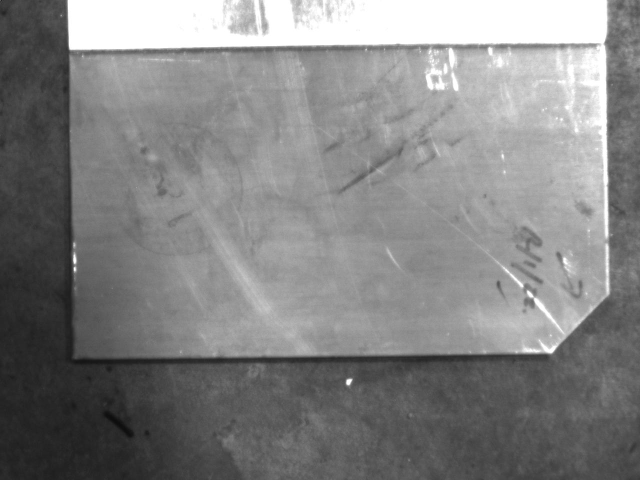
#> input picture dimInspectROI.1/manualCalib/sampleImages/1.jpg, 1280 x 960 px, found by its file name (shown at 1/2 size)
$ python bilateralSlider.py
#> lines starting #> are read from the running program, lines starting #| are printed output that depends on the picture
'''
A simple program that lets users manually calibrate
the threshold values used in the canny function
'''

import cv2


lowThresh = 0
highThresh = 0
midThresh = 0

sourcePath = 'diagnostics\\1.jpg'
windowName = 'test'

source = cv2.imread(sourcePath)
#> source is the input picture: shape (960, 1280, 3); min 8, max 255, mean 131.1
source = cv2.cvtColor(source,cv2.COLOR_BGR2GRAY)
#> source: shape (960, 1280)

nameLow = 'd'
nameHigh = 'sigmaColor'
nameMid = 'sigmaSpace'


cv2.imshow('SourceImage',source)
cv2.waitKey()


def default():

   cv2.namedWindow(windowName)
   cv2.resizeWindow(windowName,800,800)

   cv2.createTrackbar(nameLow,windowName,0,200,cannyOnImage)
#> slider 'd' is set to 66
   cv2.createTrackbar(nameHigh,windowName,0,200,cannyOnImage)
#> slider 'sigmaColor' is set to 66
   cv2.createTrackbar(nameMid,windowName,0,200,cannyOnImage)
#> slider 'sigmaSpace' is set to 66

   cannyOnImage(0)
   cv2.waitKey()


def cannyOnImage(blank):

#> called with blank = 0
   lowT = cv2.getTrackbarPos(nameLow, windowName)
   highT = cv2.getTrackbarPos(nameHigh,windowName)
   midT = cv2.getTrackbarPos(nameMid,windowName)

   cannyDst = cv2.bilateralFilter(source,lowT,highT,midT)
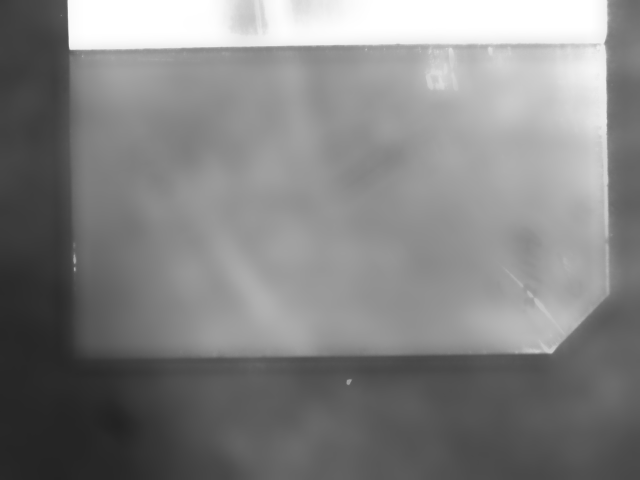
#> cannyDst: shape (960, 1280) (shown at 1/2 size); min 35, max 255, mean 131.1
   cv2.imshow(windowName,cannyDst)
   cv2.resizeWindow(windowName,800,800)

default()
